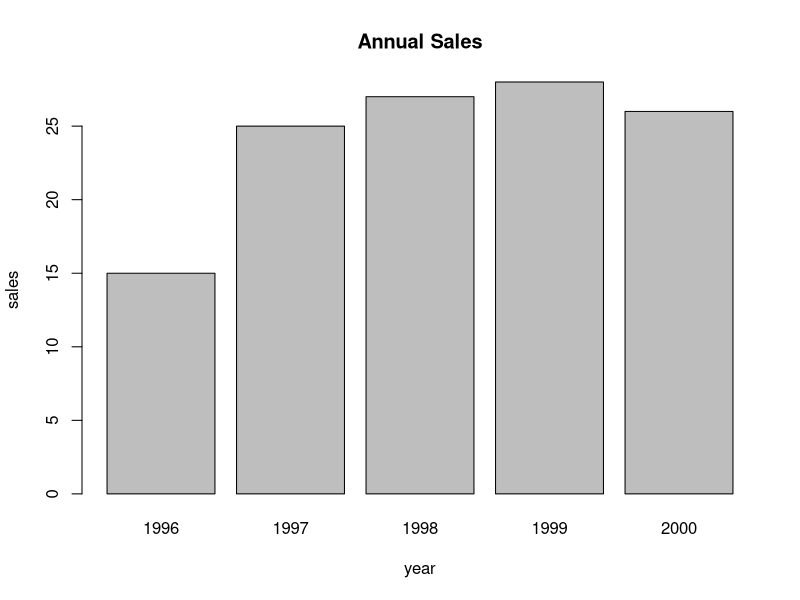

The R script that drew this image:
# simple bar chart
sales <- data.frame(
  year = 1996:2000,
  sales = c(15.0, 25.0, 27.0, 28.0, 26.0)
)
barplot(
  sales$sales,
  xlab = "year",
  ylab = "sales",
  main = "Annual Sales",
  names.arg = sales$year
)
